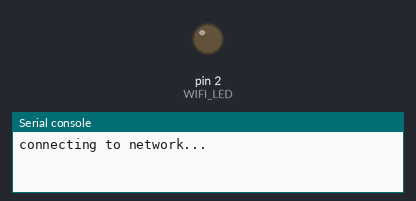
Bench run of a program on a simulated MicroPython board. On the bench: output pins drawn as LEDs (lit = HIGH), the last lines printed to the serial console. WiFi joins after 1.5 s; random numbers come from a fixed seed; one TCP client connects 1 s after the port opens and stays connected; the clock reads 2024-03-15 10:24:30 at power-on unless the program sets it.

Above: at 0.4 s.
At 1.9 s:
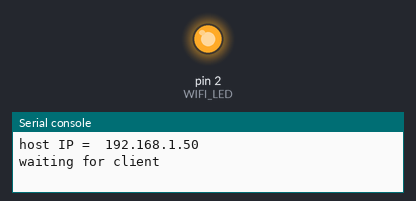
Timing chart, 0 to 3.4 s (numbered marks = the images above):
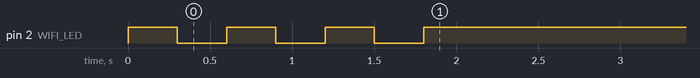

The program:

upy_socket_data_source.py
```python
# liubenyuan <liubenyuan@gmail.com>
import network
import time
from machine import Pin
import socket
import struct
import random


def send_msg(skt, msg):
    # Prefix each message with a 4-byte length (network byte order)
    msg = struct.pack("I", len(msg)) + msg
    skt.sendall(msg)


def recv_msg(skt):
    # Read message length and unpack it into an integer
    raw_msglen = skt.recv(4)
    if not raw_msglen:
        return None
    msglen = struct.unpack("I", raw_msglen)[0]
    return recvall(skt, msglen)


def recvall(sock, n):
    data = bytearray()
    while len(data) < n:
        packet = sock.recv(n - len(data))
        if not packet:
            return None
        data.extend(packet)

    return data


def server_program(host):
    port = 92
    server_socket = socket.socket()
    server_socket.bind((host, port))
    server_socket.listen(2)

    while True:

        print("waiting for client")
        conn, address = server_socket.accept()  # accept new connection
        print("Connection from: " + str(address))
        conn.settimeout(5)

        while True:
            try:
                rx = recv_msg(conn).decode()
            except OSError:
                print("socket timeout, disconnect.")
                break
            print("user: " + str(rx))

            # [MAX30001] replace d with your BIOZ data !
            buf_len = 10
            d = []
            for i in range(buf_len):
                d.append(random.random())
            d_bytes = struct.pack(">{}f".format(buf_len), *d)
            send_msg(conn, d_bytes)

        conn.close()


if __name__ == "__main__":

    WIFI_LED = Pin(2, Pin.OUT)
    wlan = network.WLAN(network.STA_IF)
    wlan.active(True)
    start_time = time.time()

    if not wlan.isconnected():
        print("connecting to network...")
        wlan.connect("firefox", "12345678")

        while not wlan.isconnected():
            WIFI_LED.value(1)
            time.sleep_ms(300)
            WIFI_LED.value(0)
            time.sleep_ms(300)

            # Time out
            if time.time() - start_time > 15:
                print("WIFI Connected Timeout!")
                break

    if wlan.isconnected():
        WIFI_LED.value(1)
        print("network information:", wlan.ifconfig())

    info = wlan.ifconfig()
    host = info[0]
    print("host IP = ", host)
    server_program(host)
```
